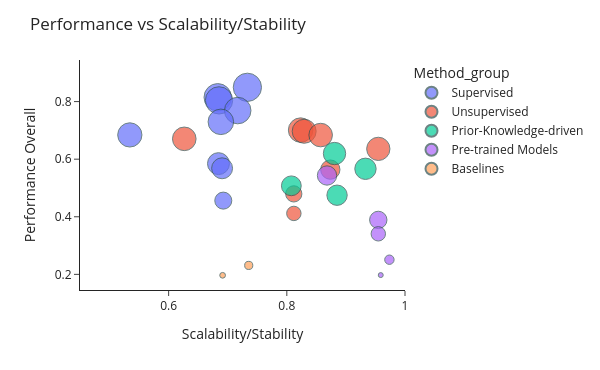

Here is the notebook cell this chart was saved with:
### Code cell
df["Scalability/Stability"] = (df["Scalability"] + df["Stability"]) / 2
fig = px.scatter(df, x="Scalability/Stability", y="Overall Performance", color="Method_group",
                 size='Macro F1', hover_data=[df.index,'Overall Performance', 'Scalability/Stability', 'Macro F1'],)

fig.update_layout(
    font=dict(
        size=12,           # Default font size for all text
    ),
    xaxis=dict(
        title_font=dict(size=14),   # X-axis title font size
        tickfont=dict(size=12),     # X-axis tick label font size
    ),
    yaxis=dict(
        title_font=dict(size=14),   # Y-axis title font size
        tickfont=dict(size=12),     # Y-axis tick label font size
    ),
    title_font=dict(size=16),       # Title font size
    legend=dict(
        font=dict(size=12),         # Legend font size
        title_font=dict(size=14),   # Legend title font size
    )
)

fig.update_layout(width=600, height=370)

fig.update_layout(
    template='simple_white',
    title="Performance vs Scalability/Stability",
    xaxis=dict(title="Scalability/Stability", range=[0.45, 1]),
    #xaxis=dict(title="Scalability/Stability"),
    yaxis=dict(title="Performance Overall")
)
fig.update_traces(marker=dict(line=dict(width=1, color='DarkSlateGrey')))

fig.show()

fig.write_html(os.path.join(output_path, "scatter_plot_grouped.html"))

# save as svg
fig.write_image(os.path.join(output_path, "scatter_plot_grouped.svg"), width=800, height=600, scale=2)

### Figure 1 — Plotly figure (JSON) as saved in the notebook; plotly's stock layout.template omitted (floating-point values rounded to 4 significant figures)
{"data": [{"customdata": [["XGBoost", 0.8302], ["Random Forest", 0.7818], ["MAPS", 0.7718], ["Stellar", 0.7305], ["Logistic Regression", 0.6768], ["CellSighter", 0.6095], ["KRONOS", 0.4989], ["VirTues", 0.4546], ["EVA", 0.3016]], "hovertemplate": "Method_group=Supervised<br>Scalability/Stability=%{x}<br>Overall Performance=%{y}<br>Macro F1=%{customdata[1]}<br>method=%{customdata[0]}<extra></extra>", "legendgroup": "Supervised", "marker": {"color": "#636efa", "line": {"color": "DarkSlateGrey", "width": 1}, "size": [0.8302, 0.7818, 0.7718, 0.7305, 0.6768, 0.6095, 0.4989, 0.4546, 0.3016], "sizemode": "area", "sizeref": 0.002075, "symbol": "circle"}, "mode": "markers", "name": "Supervised", "orientation": "v", "showlegend": true, "type": "scatter", "x": [0.7333, 0.6831, 0.6853, 0.7169, 0.6884, 0.5343, 0.6843, 0.6905, 0.6925], "xaxis": "x", "y": [0.8496, 0.8149, 0.8042, 0.7689, 0.7297, 0.6842, 0.5846, 0.5684, 0.4561], "yaxis": "y"}, {"customdata": [["CellLENS_Lite", 0.6209], ["Phenograph", 0.5966], ["Leiden", 0.5767], ["CellLENS_Full", 0.5779], ["Agentic_Leiden_Clustering", 0.5625], ["FuseSOM", 0.3863], ["Starling", 0.274], ["FlowSOM", 0.2164]], "hovertemplate": "Method_group=Unsupervised<br>Scalability/Stability=%{x}<br>Overall Performance=%{y}<br>Macro F1=%{customdata[1]}<br>method=%{customdata[0]}<extra></extra>", "legendgroup": "Unsupervised", "marker": {"color": "#EF553B", "line": {"color": "DarkSlateGrey", "width": 1}, "size": [0.6209, 0.5966, 0.5767, 0.5779, 0.5625, 0.3863, 0.274, 0.2164], "sizemode": "area", "sizeref": 0.002075, "symbol": "circle"}, "mode": "markers", "name": "Unsupervised", "orientation": "v", "showlegend": true, "type": "scatter", "x": [0.8233, 0.8294, 0.8572, 0.6265, 0.9548, 0.8736, 0.8118, 0.8119], "xaxis": "x", "y": [0.701, 0.6969, 0.6838, 0.6706, 0.6358, 0.5638, 0.4795, 0.4116], "yaxis": "y"}, {"customdata": [["Scyan", 0.5189], ["Tacit", 0.4731], ["Tribus", 0.4078], ["Astir", 0.4296]], "hovertemplate": "Method_group=Prior-Knowledge-driven<br>Scalability/Stability=%{x}<br>Overall Performance=%{y}<br>Macro F1=%{customdata[1]}<br>method=%{customdata[0]}<extra></extra>", "legendgroup": "Prior-Knowledge-driven", "marker": {"color": "#00cc96", "line": {"color": "DarkSlateGrey", "width": 1}, "size": [0.5189, 0.4731, 0.4078, 0.4296], "sizemode": "area", "sizeref": 0.002075, "symbol": "circle"}, "mode": "markers", "name": "Prior-Knowledge-driven", "orientation": "v", "showlegend": true, "type": "scatter", "x": [0.8807, 0.9331, 0.8076, 0.885], "xaxis": "x", "y": [0.6196, 0.5666, 0.5075, 0.4749], "yaxis": "y"}, {"customdata": [["Nimbus", 0.3882], ["RIBCA_adapted", 0.3135], ["RIBCA", 0.216], ["DeepCellTypes_adapted", 0.09171], ["DeepCellTypes", 0.02556]], "hovertemplate": "Method_group=Pre-trained Models<br>Scalability/Stability=%{x}<br>Overall Performance=%{y}<br>Macro F1=%{customdata[1]}<br>method=%{customdata[0]}<extra></extra>", "legendgroup": "Pre-trained Models", "marker": {"color": "#ab63fa", "line": {"color": "DarkSlateGrey", "width": 1}, "size": [0.3882, 0.3135, 0.216, 0.09171, 0.02556], "sizemode": "area", "sizeref": 0.002075, "symbol": "circle"}, "mode": "markers", "name": "Pre-trained Models", "orientation": "v", "showlegend": true, "type": "scatter", "x": [0.868, 0.9548, 0.9548, 0.9736, 0.9589], "xaxis": "x", "y": [0.5433, 0.3891, 0.3408, 0.2509, 0.1974], "yaxis": "y"}, {"customdata": [["Stratified sampler", 0.06864], ["Most Frequent", 0.03392]], "hovertemplate": "Method_group=Baselines<br>Scalability/Stability=%{x}<br>Overall Performance=%{y}<br>Macro F1=%{customdata[1]}<br>method=%{customdata[0]}<extra></extra>", "legendgroup": "Baselines", "marker": {"color": "#FFA15A", "line": {"color": "DarkSlateGrey", "width": 1}, "size": [0.06864, 0.03392], "sizemode": "area", "sizeref": 0.002075, "symbol": "circle"}, "mode": "markers", "name": "Baselines", "orientation": "v", "showlegend": true, "type": "scatter", "x": [0.7355, 0.6913], "xaxis": "x", "y": [0.2311, 0.1967], "yaxis": "y"}], "layout": {"font": {"size": 12}, "height": 370, "legend": {"font": {"size": 12}, "itemsizing": "constant", "title": {"font": {"size": 14}, "text": "Method_group"}, "tracegroupgap": 0}, "margin": {"t": 60}, "title": {"text": "Performance vs Scalability/Stability"}, "width": 600, "xaxis": {"anchor": "y", "domain": [0, 1], "range": [0.45, 1], "tickfont": {"size": 12}, "title": {"text": "Scalability/Stability"}}, "yaxis": {"anchor": "x", "domain": [0, 1], "tickfont": {"size": 12}, "title": {"text": "Performance Overall"}}}}
